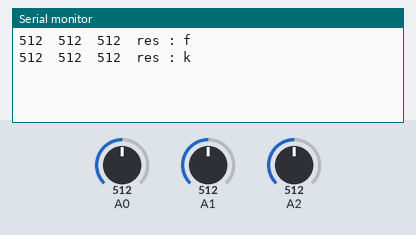
This sketch was run on a simulated Arduino Uno, built with avr-gcc and run on an emulated ATmega328P. Shown: the last lines printed to the serial monitor. The test bench sets the inputs (shaded band); at power-on: A2 = 512, A0 = 512, A1 = 512.

Above: at 3.6 s.
3.7 s: A2 set to 237
At 6.0 s:
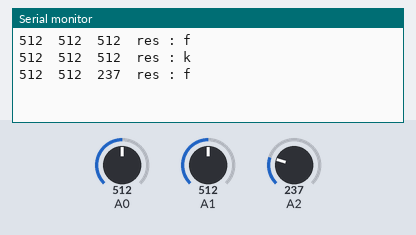
7.3 s: A2 set to 220
At 9.5 s:
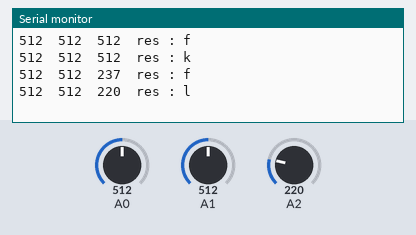
11.2 s: A0 set to 528
At 13.0 s:
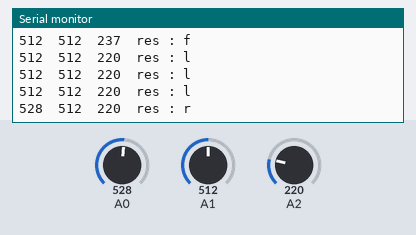
15.1 s: A1 set to 546
At 15.1 s:
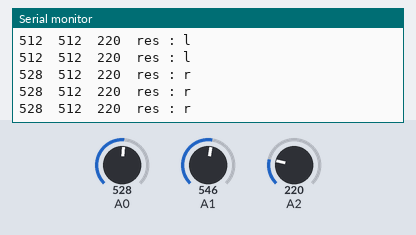

Measured:
- the behaviour switches between 231 and 230 on A2 (found by bisection; images 1 and 2)
- the behaviour switches between 512 and 513 on A0 (found by bisection; images 2 and 3)
- after the input at 3.7 s, the serial monitor: prints a new line after 1.9 s (image 1)
- after the input at 7.3 s, the serial monitor: prints a new line after 1.1 s (image 2)
- after the input at 11.2 s, the serial monitor: prints a new line after 1.1 s (image 3)

The sketch:

lastCode.ino
```cpp
#include <SoftwareSerial.h>

SoftwareSerial BT(11, 10); //Tx, Rx

 void setup() {

  BT.begin(9600);
  pinMode(A0, INPUT);
  pinMode(A1, INPUT);
  pinMode(A2, INPUT);

  Serial.begin(9600);

}

char front = 'k';
char rear = 's';

void loop() {

  int a0, a1, a2, diff;

  a0 = analogRead(A0); // 왼쪽
  a1 = analogRead(A1); // 오른쪽
  a2 = analogRead(A2); // 중앙

  Serial.print(a0);
  Serial.print("\t");
  Serial.print(a1);
  Serial.print("\t");
  Serial.print(a2);
  Serial.print("\t");
  Serial.print("res : ");

  diff = a0 - a1;
  diff = abs(diff);

   char f = front;

    if(a2 > 230) {
      // 힘 세게 줬을 때
        if(f == 'k') {
          front = 'f';
          Serial.println(front);
        } else if(f == 'f'){
          front = 'k';
          Serial.println(front);
        }

    BT.println(front);
        delay(1500);
    } else if(a0 < 120 && a1 < 120){
      // 힘 안줬을 때
       rear = 's';
      Serial.println(rear);
    } else {
      // 왼쪽 오른쪽
      if(a0 > a1) {
        // 오른쪽 : A0는 팔 왼쪽에 연결
        rear = 'r';
        Serial.println(rear);
      } else {
        // 왼쪽 : A1은 팔 오른쪽에 연결
        rear = 'l';
        Serial.println(rear);
      } // end of
    } // end of
    BT.println(rear);

  delay(1300);
}
```
